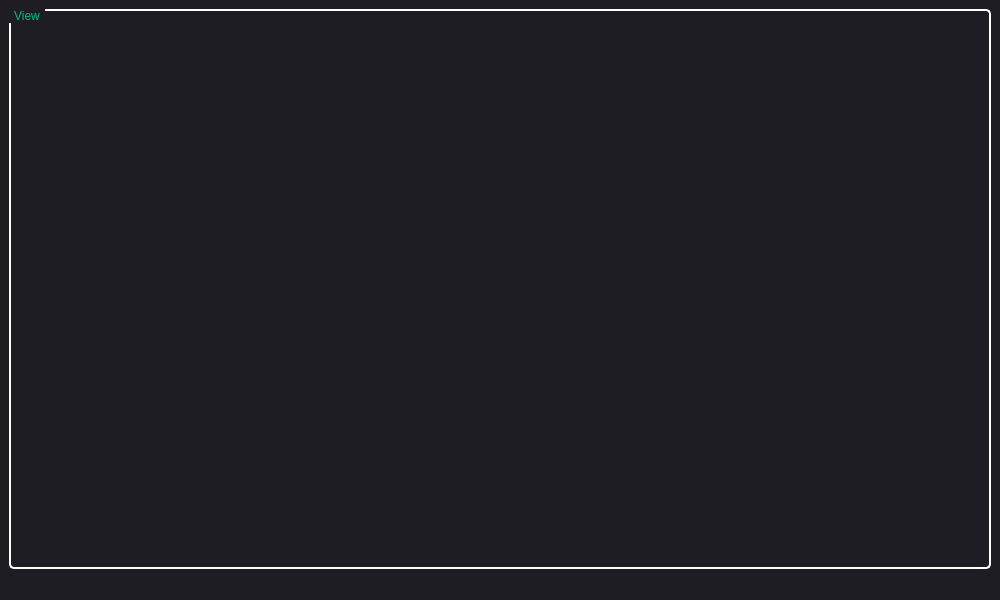
<?xml version="1.0" encoding="UTF-8"?>
<ui version="4.0">
 <class>MainWindow</class>
 <widget class="QMainWindow" name="MainWindow">
  <property name="geometry">
   <rect>
    <x>0</x>
    <y>0</y>
    <width>1000</width>
    <height>600</height>
   </rect>
  </property>
  <property name="windowTitle">
   <string>Neuron Tracer VR</string>
  </property>
  <property name="styleSheet">
   <string notr="true">/*
Material Dark Style Sheet for QT Applications
Author: Jaime A. Quiroga P.
Inspired on https://github.com/jxfwinter/qt-material-stylesheet
Company: GTRONICK
Last updated: 04/12/2018, 15:00.
Available at: https://github.com/GTRONICK/QSS/blob/master/MaterialDark.qss
*/
QWidget {
	background-color:#1e1d23;
}
QDialog {
	background-color:#1e1d23;
}
QColorDialog {
	background-color:#1e1d23;
}
QTextEdit {
	background-color:#1e1d23;
	color: #a9b7c6;
}
QPlainTextEdit {
	selection-background-color:#007b50;
	background-color:#1e1d23;
	border-style: solid;
	border-top-color: transparent;
	border-right-color: transparent;
	border-left-color: transparent;
	border-bottom-color: transparent;
	border-width: 1px;
	color: #a9b7c6;
}
QPushButton{
	border-style: solid;
	border-top-color: transparent;
	border-right-color: transparent;
	border-left-color: transparent;
	border-bottom-color: transparent;
	border-width: 1px;
	border-style: solid;
	color: #a9b7c6;
	padding: 2px;
	background-color: #1e1d23;
}
QPushButton::default{
	border-style: inset;
	border-top-color: transparent;
	border-right-color: transparent;
	border-left-color: transparent;
	border-bottom-color: #04b97f;
	border-width: 1px;
	color: #a9b7c6;
	padding: 2px;
	background-color: #1e1d23;
}
QToolButton {
	border-style: solid;
	border-top-color: transparent;
	border-right-color: transparent;
	border-left-color: transparent;
	border-bottom-color: #04b97f;
	border-bottom-width: 1px;
	border-style: solid;
	color: #a9b7c6;
	padding: 2px;
	background-color: #1e1d23;
}
QToolButton:hover{
	border-style: solid;
	border-top-color: transparent;
	border-right-color: transparent;
	border-left-color: transparent;
	border-bottom-color: #37efba;
	border-bottom-width: 2px;
	border-style: solid;
	color: #FFFFFF;
	padding-bottom: 1px;
	background-color: #1e1d23;
}
QPushButton:hover{
	border-style: solid;
	border-top-color: transparent;
	border-right-color: transparent;
	border-left-color: transparent;
	border-bottom-color: #37efba;
	border-bottom-width: 1px;
	border-style: solid;
	color: #FFFFFF;
	padding-bottom: 2px;
	background-color: #1e1d23;
}
QPushButton:pressed{
	border-style: solid;
	border-top-color: transparent;
	border-right-color: transparent;
	border-left-color: transparent;
	border-bottom-color: #37efba;
	border-bottom-width: 2px;
	border-style: solid;
	color: #37efba;
	padding-bottom: 1px;
	background-color: #1e1d23;
}
QPushButton:disabled{
	border-style: solid;
	border-top-color: transparent;
	border-right-color: transparent;
	border-left-color: transparent;
	border-bottom-color: #808086;
	border-bottom-width: 2px;
	border-style: solid;
	color: #808086;
	padding-bottom: 1px;
	background-color: #1e1d23;
}
QLineEdit {
	border-width: 1px; border-radius: 4px;
	border-color: rgb(58, 58, 58);
	border-style: inset;
	padding: 0 8px;
	color: #a9b7c6;
	background:#1e1d23;
	selection-background-color:#007b50;
	selection-color: #FFFFFF;
}
QLabel {
	color: #a9b7c6;
}
QLCDNumber {
	color: #37e6b4;
}
QProgressBar {
	text-align: center;
	color: rgb(240, 240, 240);
	border-width: 1px; 
	border-radius: 10px;
	border-color: rgb(58, 58, 58);
	border-style: inset;
	background-color:#1e1d23;
}
QProgressBar::chunk {
	background-color: #04b97f;
	border-radius: 5px;
}
QMenuBar {
	background-color: #1e1d23;
}
QMenuBar::item {
	color: #a9b7c6;
  	spacing: 3px;
  	padding: 1px 4px;
  	background: #1e1d23;
}

QMenuBar::item:selected {
  	background:#1e1d23;
	color: #FFFFFF;
}
QMenu::item:selected {
	border-style: solid;
	border-top-color: transparent;
	border-right-color: transparent;
	border-left-color: #04b97f;
	border-bottom-color: transparent;
	border-left-width: 2px;
	color: #FFFFFF;
	padding-left:15px;
	padding-top:4px;
	padding-bottom:4px;
	padding-right:7px;
	background-color: #1e1d23;
}
QMenu::item {
	border-style: solid;
	border-top-color: transparent;
	border-right-color: transparent;
	border-left-color: transparent;
	border-bottom-color: transparent;
	border-bottom-width: 1px;
	border-style: solid;
	color: #a9b7c6;
	padding-left:17px;
	padding-top:4px;
	padding-bottom:4px;
	padding-right:7px;
	background-color: #1e1d23;
}
QMenu{
	background-color:#1e1d23;
}
QTabWidget {
	color:rgb(0,0,0);
	background-color:#1e1d23;
}
QTabWidget::pane {
		border-color: rgb(77,77,77);
		background-color:#1e1d23;
		border-style: solid;
		border-width: 1px;
    	border-radius: 6px;
}
QTabBar::tab {
	border-style: solid;
	border-top-color: transparent;
	border-right-color: transparent;
	border-left-color: transparent;
	border-bottom-color: transparent;
	border-bottom-width: 1px;
	border-style: solid;
	color: #808086;
	padding: 3px;
	margin-left:3px;
	background-color: #1e1d23;
}
QTabBar::tab:selected, QTabBar::tab:last:selected, QTabBar::tab:hover {
  	border-style: solid;
	border-top-color: transparent;
	border-right-color: transparent;
	border-left-color: transparent;
	border-bottom-color: #04b97f;
	border-bottom-width: 2px;
	border-style: solid;
	color: #FFFFFF;
	padding-left: 3px;
	padding-bottom: 2px;
	margin-left:3px;
	background-color: #1e1d23;
}

QCheckBox {
	color: #a9b7c6;
	padding: 2px;
}
QCheckBox:disabled {
	color: #808086;
	padding: 2px;
}

QCheckBox:hover {
	border-radius:4px;
	border-style:solid;
	padding-left: 1px;
	padding-right: 1px;
	padding-bottom: 1px;
	padding-top: 1px;
	border-width:1px;
	border-color: rgb(87, 97, 106);
	background-color:#1e1d23;
}
QCheckBox::indicator:checked {

	height: 10px;
	width: 10px;
	border-style:solid;
	border-width: 1px;
	border-color: #04b97f;
	color: #a9b7c6;
	background-color: #04b97f;
}
QCheckBox::indicator:unchecked {

	height: 10px;
	width: 10px;
	border-style:solid;
	border-width: 1px;
	border-color: #04b97f;
	color: #a9b7c6;
	background-color: transparent;
}
QRadioButton {
	color: #a9b7c6;
	background-color: #1e1d23;
	padding: 1px;
}
QRadioButton::indicator:checked {
	height: 10px;
	width: 10px;
	border-style:solid;
	border-radius:5px;
	border-width: 1px;
	border-color: #04b97f;
	color: #a9b7c6;
	background-color: #04b97f;
}
QRadioButton::indicator:!checked {
	height: 10px;
	width: 10px;
	border-style:solid;
	border-radius:5px;
	border-width: 1px;
	border-color: #04b97f;
	color: #a9b7c6;
	background-color: transparent;
}
QStatusBar {
	color:#027f7f;
}
QSpinBox {
	color: #a9b7c6;	
	background-color: #1e1d23;
}
QDoubleSpinBox {
	color: #a9b7c6;	
	background-color: #1e1d23;
}
QTimeEdit {
	color: #a9b7c6;	
	background-color: #1e1d23;
}
QDateTimeEdit {
	color: #a9b7c6;	
	background-color: #1e1d23;
}
QDateEdit {
	color: #a9b7c6;	
	background-color: #1e1d23;
}
QComboBox {
	color: #a9b7c6;	
	background: #1e1d23;
}
QComboBox:editable {
	background: #1e1d23;
	color: #a9b7c6;
	selection-background-color: #1e1d23;
}
QComboBox QAbstractItemView {
	color: #a9b7c6;	
	background: #1e1d23;
	selection-color: #FFFFFF;
	selection-background-color: #1e1d23;
}
QComboBox:!editable:on, QComboBox::drop-down:editable:on {
	color: #a9b7c6;	
	background: #1e1d23;
}
QFontComboBox {
	color: #a9b7c6;	
	background-color: #1e1d23;
}
QToolBox {
	color: #a9b7c6;
	background-color: #1e1d23;
}
QToolBox::tab {
	color: #a9b7c6;
	background-color: #1e1d23;
}
QToolBox::tab:selected {
	color: #FFFFFF;
	background-color: #1e1d23;
}
QScrollArea {
	color: #FFFFFF;
	background-color: #1e1d23;
}
QSlider::groove:horizontal {
	height: 5px;
	background: #04b97f;
}
QSlider::groove:vertical {
	width: 5px;
	background: #04b97f;
}
QSlider::handle:horizontal {
	background: qlineargradient(x1:0, y1:0, x2:1, y2:1, stop:0 #b4b4b4, stop:1 #8f8f8f);
	border: 1px solid #5c5c5c;
	width: 14px;
	margin: -5px 0;
	border-radius: 7px;
}
QSlider::handle:vertical {
	background: qlineargradient(x1:1, y1:1, x2:0, y2:0, stop:0 #b4b4b4, stop:1 #8f8f8f);
	border: 1px solid #5c5c5c;
	height: 14px;
	margin: 0 -5px;
	border-radius: 7px;
}
QSlider::add-page:horizontal {
    background: white;
}
QSlider::add-page:vertical {
    background: white;
}
QSlider::sub-page:horizontal {
    background: #04b97f;
}
QSlider::sub-page:vertical {
    background: #04b97f;
}
QGroupBox {
	color: #04b97f;
	border: 2px solid white;
	border-radius: 5px;
    margin-top: 5ex;
}
QGroupBox::title {
	subcontrol-origin: margin;
    padding: 0 3px;
}</string>
  </property>
  <widget class="QWidget" name="centralwidget">
   <layout class="QGridLayout" name="gridLayout">
    <item row="0" column="1">
     <widget class="QGroupBox" name="groupBoxView">
      <property name="title">
       <string>View</string>
      </property>
     </widget>
    </item>
   </layout>
  </widget>
  <widget class="QMenuBar" name="menubar">
   <property name="geometry">
    <rect>
     <x>0</x>
     <y>0</y>
     <width>1000</width>
     <height>23</height>
    </rect>
   </property>
  </widget>
  <widget class="QStatusBar" name="statusbar"/>
 </widget>
 <resources/>
 <connections/>
</ui>
